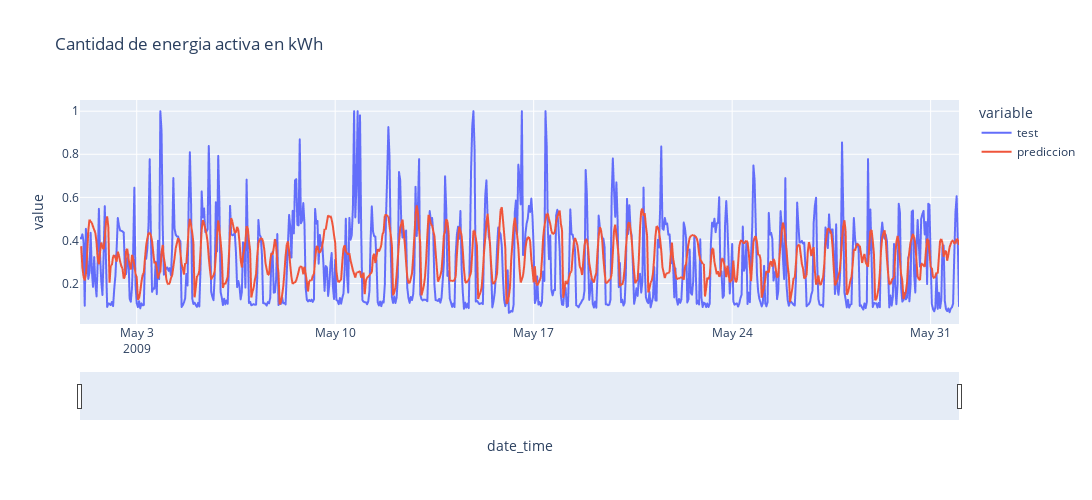

Notebook code for this chart:
### Markdown cell above
## Storytelling
Como se ve a simple vista, el modelo intenta parecerse, pero no logra llegar, en algunos casos podria decirse que:
- Capta su estructura, patron o comportamiento pero no la magnitud de las observaciones.
- No capta su estructura y tampoco su magnitud
- Los valores atipicos generan mayor ruido en la serie.

### Code cell
# grafico interactivo
datos_plot = pd.DataFrame({
    'test': datos_test['Global_active_power'],
    'prediccion':predicciones['pred'],
})
datos_plot.index.name = 'date_time'

fig = px.line(
    data_frame=datos_plot.reset_index(),
    x = 'date_time',
    y = datos_plot.columns,
    title = 'Cantidad de energia activa en kWh',
    width=1200,
    height= 500
)
fig.update_xaxes(rangeslider_visible=True)
fig.show()

### Figure 1 — Plotly figure (JSON) as saved in the notebook; plotly's stock layout.template omitted (floating-point values rounded to 4 significant figures; data arrays with more than 128 entries replaced by an {"elided": "..."} marker saying what was removed)
{"data": [{"hovertemplate": "variable=test<br>date_time=%{x}<br>value=%{y}<extra></extra>", "legendgroup": "test", "line": {"color": "#636efa", "dash": "solid"}, "marker": {"symbol": "circle"}, "mode": "lines", "name": "test", "showlegend": true, "type": "scattergl", "x": {"elided": "745 str values"}, "xaxis": "x", "y": {"elided": "745 float values"}, "yaxis": "y"}, {"hovertemplate": "variable=prediccion<br>date_time=%{x}<br>value=%{y}<extra></extra>", "legendgroup": "prediccion", "line": {"color": "#EF553B", "dash": "solid"}, "marker": {"symbol": "circle"}, "mode": "lines", "name": "prediccion", "showlegend": true, "type": "scattergl", "x": {"elided": "745 str values"}, "xaxis": "x", "y": {"elided": "745 float values"}, "yaxis": "y"}], "layout": {"height": 500, "legend": {"title": {"text": "variable"}, "tracegroupgap": 0}, "title": {"text": "Cantidad de energia activa en kWh"}, "width": 1200, "xaxis": {"anchor": "y", "domain": [0, 1], "rangeslider": {"visible": true}, "title": {"text": "date_time"}}, "yaxis": {"anchor": "x", "domain": [0, 1], "title": {"text": "value"}}}}
